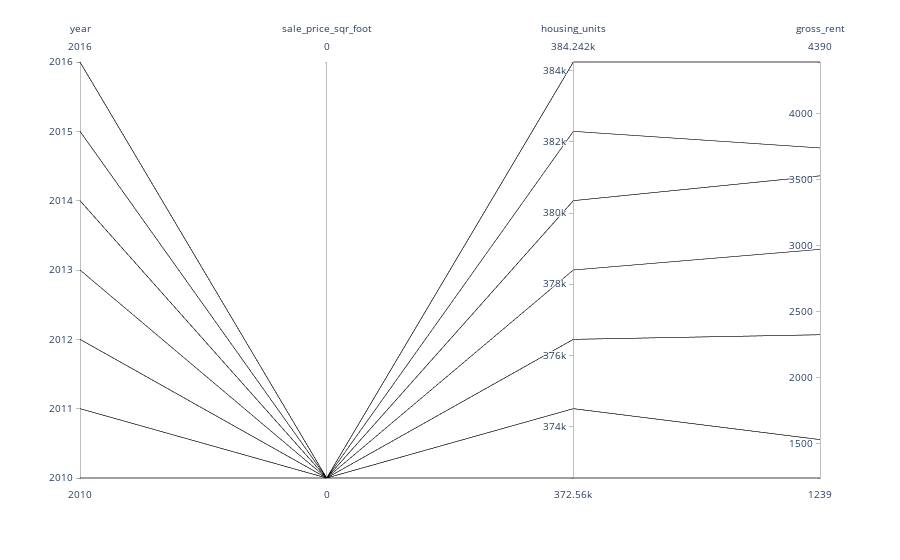

Notebook code for this chart:
### Code cell
# Parallel Coordinates Plot
px.parallel_coordinates(df_expensive_neighborhoods_per_year, color='sale_price_sqr_foot')

### Figure 1 — Plotly figure (JSON) as saved in the notebook; plotly's stock layout.template omitted (floating-point values rounded to 4 significant figures)
{"data": [{"dimensions": [{"label": "year", "values": [2010, 2010, 2010, 2011, 2011, 2011, 2012, 2012, 2012, 2012, 2013, 2013, 2014, 2014, 2014, 2014, 2014, 2015, 2015, 2016, 2016, 2016]}, {"label": "sale_price_sqr_foot", "values": [null, null, null, null, null, null, null, null, null, null, null, null, null, null, null, null, null, null, null, null, null, null]}, {"label": "housing_units", "values": [372560, 372560, 372560, 374507, 374507, 374507, 376454, 376454, 376454, 376454, 378401, 378401, 380348, 380348, 380348, 380348, 380348, 382295, 382295, 384242, 384242, 384242]}, {"label": "gross_rent", "values": [1239, 1239, 1239, 1530, 1530, 1530, 2324, 2324, 2324, 2324, 2971, 2971, 3528, 3528, 3528, 3528, 3528, 3739, 3739, 4390, 4390, 4390]}], "domain": {"x": [0, 1], "y": [0, 1]}, "line": {"color": [null, null, null, null, null, null, null, null, null, null, null, null, null, null, null, null, null, null, null, null, null, null], "coloraxis": "coloraxis"}, "name": "", "type": "parcoords"}], "layout": {"autosize": true, "coloraxis": {"colorbar": {"title": {"text": "sale_price_sqr_foot"}}, "colorscale": [[0, "#0d0887"], [0.1111, "#46039f"], [0.2222, "#7201a8"], [0.3333, "#9c179e"], [0.4444, "#bd3786"], [0.5556, "#d8576b"], [0.6667, "#ed7953"], [0.7778, "#fb9f3a"], [0.8889, "#fdca26"], [1, "#f0f921"]]}, "legend": {"tracegroupgap": 0}, "margin": {"t": 60}}}
